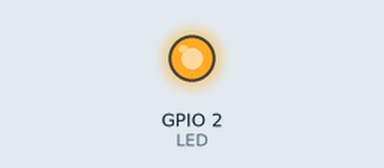
Bench run of a sketch on a simulated ESP32. Parts: output pins drawn as LEDs (lit = HIGH).

Above: at 0.3 s.
At 12.3 s:
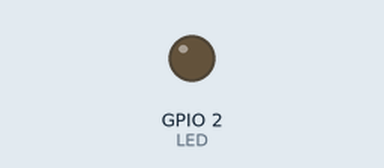
Timing chart, 0 to 18.3 s (numbered marks = the images above):
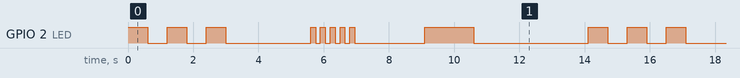

The sketch:

02_team_signal.ino
```cpp
/*
  1회차 · 미션 ① — 우리 팀 LED 신호 만들기 (예시 답안)
  대기 = 천천히 3번 / 작업중 = 빠르게 5번 / 완료 = 길게 1번
  delay 값(밀리초)을 바꿔 팀만의 패턴을 만들어 보세요.
*/

#define LED 2  // D1 R32 내장 LED

void blinkTimes(int times, int ms) {  // '내 함수' 만들기 — 재사용!
  for (int i = 0; i < times; i++) {
    digitalWrite(LED, HIGH);
    delay(ms);
    digitalWrite(LED, LOW);
    delay(ms);
  }
}

void setup() {
  pinMode(LED, OUTPUT);
}

void loop() {
  blinkTimes(3, 600);   // 대기: 천천히 3번
  delay(2000);
  blinkTimes(5, 150);   // 작업중: 빠르게 5번
  delay(2000);
  blinkTimes(1, 1500);  // 완료: 길게 1번
  delay(2000);
}
```

Measured:
- by itself, GPIO 2 (LED): repeats every 14.1 s: 2 × (LOW 0.60 s, HIGH 0.60 s), LOW 2.6 s, 4 × (HIGH 0.15 s, LOW 0.15 s), HIGH 0.15 s, LOW 2.2 s, HIGH 1.5 s, LOW 3.5 s, HIGH 0.60 s
- by itself, everything shown: repeats every 14.1 s, in 18 steps
